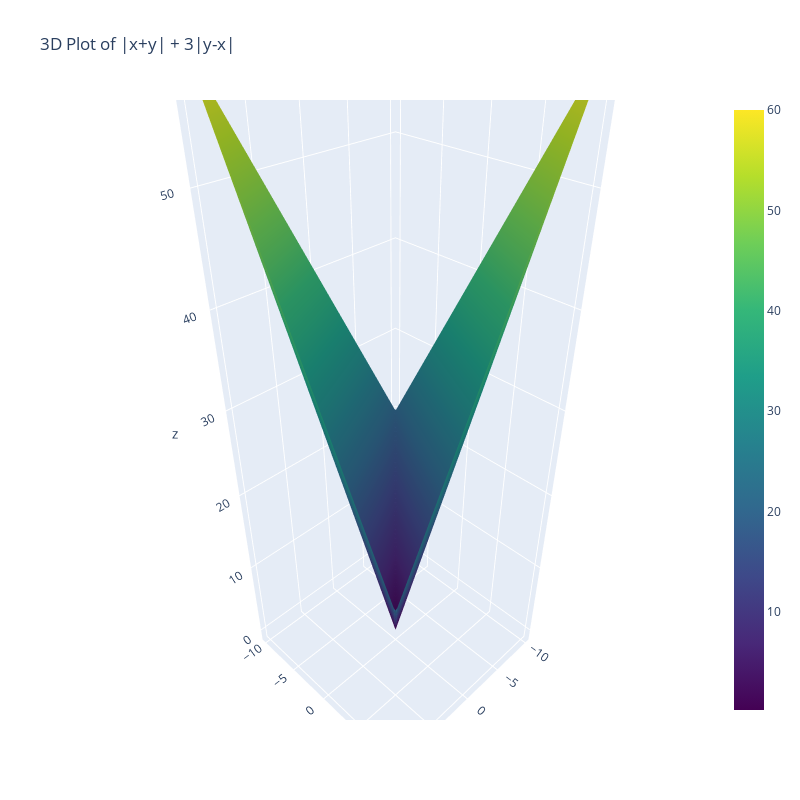
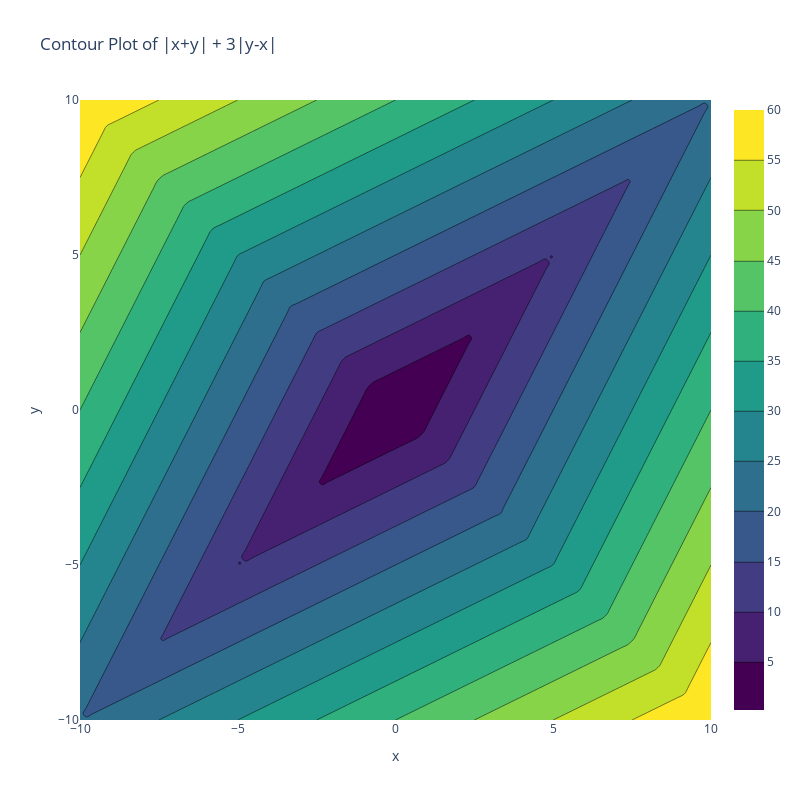

Notebook cell for these charts, in order:
### Code cell
import numpy as np

import plotly.graph_objects as go

# Create grid
x = np.linspace(-10, 10, 100)
y = np.linspace(-10, 10, 100)
X, Y = np.meshgrid(x, y)

# Calculate Z = |x+y| + 3|y-x|
Z = np.abs(X + Y) + 3 * np.abs(Y - X)

# Create 3D surface plot
fig_3d = go.Figure(data=[go.Surface(x=X, y=Y, z=Z, colorscale='Viridis')])
fig_3d.update_layout(
    title='3D Plot of |x+y| + 3|y-x|',
    scene=dict(
        xaxis_title='x',
        yaxis_title='y',
        zaxis_title='z'
    ),
    width=800,
    height=800
)
fig_3d.show()

# Create contour plot
fig_contour = go.Figure(data=[go.Contour(x=x, y=y, z=Z, colorscale='Viridis')])
fig_contour.update_layout(
    title='Contour Plot of |x+y| + 3|y-x|',
    xaxis_title='x',
    yaxis_title='y',
    width=800,
    height=800
)
fig_contour.show()

### Figure 1 — Plotly figure (JSON) as saved in the notebook; plotly's stock layout.template omitted (floating-point values rounded to 4 significant figures; data arrays with more than 128 entries replaced by an {"elided": "..."} marker saying what was removed)
{"data": [{"colorscale": [[0, "#440154"], [0.1111, "#482878"], [0.2222, "#3e4989"], [0.3333, "#31688e"], [0.4444, "#26828e"], [0.5556, "#1f9e89"], [0.6667, "#35b779"], [0.7778, "#6ece58"], [0.8889, "#b5de2b"], [1, "#fde725"]], "type": "surface", "x": {"elided": "100x100 float values"}, "y": {"elided": "100x100 float values"}, "z": {"elided": "100x100 float values"}}], "layout": {"height": 800, "scene": {"xaxis": {"title": {"text": "x"}}, "yaxis": {"title": {"text": "y"}}, "zaxis": {"title": {"text": "z"}}}, "title": {"text": "3D Plot of |x+y| + 3|y-x|"}, "width": 800}}

### Figure 2 — Plotly figure (JSON) as saved in the notebook; plotly's stock layout.template omitted (floating-point values rounded to 4 significant figures; data arrays with more than 128 entries replaced by an {"elided": "..."} marker saying what was removed)
{"data": [{"colorscale": [[0, "#440154"], [0.1111, "#482878"], [0.2222, "#3e4989"], [0.3333, "#31688e"], [0.4444, "#26828e"], [0.5556, "#1f9e89"], [0.6667, "#35b779"], [0.7778, "#6ece58"], [0.8889, "#b5de2b"], [1, "#fde725"]], "type": "contour", "x": [-10.0, -9.798, -9.596, -9.394, -9.192, -8.99, -8.788, -8.586, -8.384, -8.182, -7.98, -7.778, -7.576, -7.374, -7.172, -6.97, -6.768, -6.566, -6.364, -6.162, -5.96, -5.758, -5.556, -5.354, -5.152, -4.949, -4.747, -4.545, -4.343, -4.141, -3.939, -3.737, -3.535, -3.333, -3.131, -2.929, -2.727, -2.525, -2.323, -2.121, -1.919, -1.717, -1.515, -1.313, -1.111, -0.9091, -0.7071, -0.5051, -0.303, -0.101, 0.101, 0.303, 0.5051, 0.7071, 0.9091, 1.111, 1.313, 1.515, 1.717, 1.919, 2.121, 2.323, 2.525, 2.727, 2.929, 3.131, 3.333, 3.535, 3.737, 3.939, 4.141, 4.343, 4.545, 4.747, 4.949, 5.152, 5.354, 5.556, 5.758, 5.96, 6.162, 6.364, 6.566, 6.768, 6.97, 7.172, 7.374, 7.576, 7.778, 7.98, 8.182, 8.384, 8.586, 8.788, 8.99, 9.192, 9.394, 9.596, 9.798, 10.0], "y": [-10.0, -9.798, -9.596, -9.394, -9.192, -8.99, -8.788, -8.586, -8.384, -8.182, -7.98, -7.778, -7.576, -7.374, -7.172, -6.97, -6.768, -6.566, -6.364, -6.162, -5.96, -5.758, -5.556, -5.354, -5.152, -4.949, -4.747, -4.545, -4.343, -4.141, -3.939, -3.737, -3.535, -3.333, -3.131, -2.929, -2.727, -2.525, -2.323, -2.121, -1.919, -1.717, -1.515, -1.313, -1.111, -0.9091, -0.7071, -0.5051, -0.303, -0.101, 0.101, 0.303, 0.5051, 0.7071, 0.9091, 1.111, 1.313, 1.515, 1.717, 1.919, 2.121, 2.323, 2.525, 2.727, 2.929, 3.131, 3.333, 3.535, 3.737, 3.939, 4.141, 4.343, 4.545, 4.747, 4.949, 5.152, 5.354, 5.556, 5.758, 5.96, 6.162, 6.364, 6.566, 6.768, 6.97, 7.172, 7.374, 7.576, 7.778, 7.98, 8.182, 8.384, 8.586, 8.788, 8.99, 9.192, 9.394, 9.596, 9.798, 10.0], "z": {"elided": "100x100 float values"}}], "layout": {"height": 800, "title": {"text": "Contour Plot of |x+y| + 3|y-x|"}, "width": 800, "xaxis": {"title": {"text": "x"}}, "yaxis": {"title": {"text": "y"}}}}
